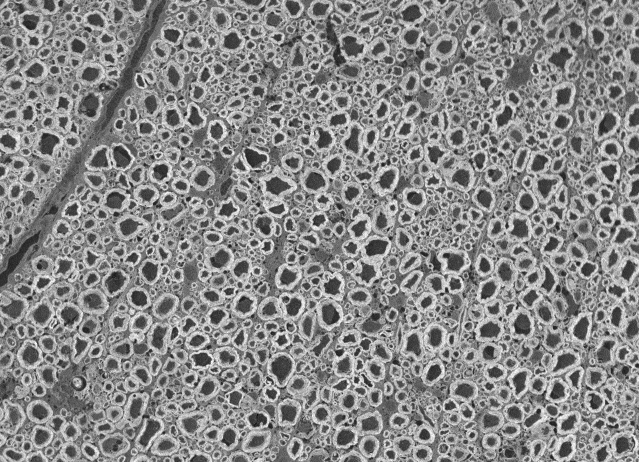
#> input picture data/reference/axondeepseg_sem/sub-rat1_sample-data1.png, 1278 x 924 px (shown at 1/2 size)
$ python -i mask_extract.py   (imports and definitions only)
#> lines starting #> are read from the running program, lines starting #| are printed output that depends on the picture; after the words box and inside, x2 and y2 are one past the last pixel; in counts of white or black regions, pixels touching at a corner belong together
"""Extract the hand-drawn annotations from the user micrographs into clean,
filled label masks. Two annotation schemes are supported and auto-detected:

**red-boundary scheme** (samples 1-2)::

    purple  -> axon boundary   (interior = the axon area)
    red     -> myelin outer boundary (interior = the whole fibre area)
    orange  -> non-myelin pockets to omit; the closed loops are FILLED into
               `omit_labels` (Phase 3) and subtracted from the myelin area

Fibres are the marker-controlled watershed of the axons with the red line burned
in as a ridge.

**per-neuron-fill scheme** (sample 3, no red)::

    purple loop        -> axon boundary (inner)
    translucent fill   -> that neuron's myelin; the fill's OUTER edge is the
                          myelin outer boundary. Each neuron gets a distinct hue.

Here the myelin comes straight from the colour the user painted, so no red outer
line is needed. The pen loops are ~fully saturated while the fills are
translucent (S ~ 90-110), so a saturation cut separates the axon loops from the
fills. See docs/reference/gt_from_masks.md for the full procedure.

The handwritten region numbers are drawn in the *same* purple ink as the axon
loops, so we never count purple pixels directly -- we fill closed purple loops
and drop anything too small to be an axon (which removes the digit glyphs).

This module is deterministic: same input image -> same masks, every run.
"""
from dataclasses import dataclass, field

import cv2
import numpy as np
from scipy import ndimage as ndi

# --- colour gates (HSV, OpenCV ranges: H 0-179, S/V 0-255) -------------------
# Tuned from the hue histogram of the annotated crops:
#   purple ink ~ H 140-150, red ~ H 0-10, orange ~ H 10-22.
PURPLE_HUE = (125, 160)
RED_HUE_LO = (0, 9)       # red wraps around 0; low side
RED_HUE_HI = (170, 180)   # ...and high side
ORANGE_HUE = (9, 26)
MIN_SAT = 60              # ink is saturated; grayscale EM is not
MIN_VAL = 60

# per-neuron-fill scheme: the pen lines are ~fully saturated, the translucent
# colour fills sit lower (S ~ 90-110), so these cuts split the two.
PURPLE_LINE_MIN_SAT = 150   # isolate the axon pen loop from any bluish fill
RED_LINE_MIN_SAT = 150      # a real red outer-boundary line (fills stay below)
FILL_SAT = (45, 165)        # translucent per-neuron myelin fill
FILL_HUE_TOL = 12           # circular hue window when growing one neuron's fill

# a region must be at least this fraction of the image to count as an axon/fibre
# (drops handwritten digits and stray ink specks)
MIN_REGION_FRAC = 0.004

# the orange 'omit' pockets are smaller than axons, so they get a lower size floor;
# it still comfortably clears the handwritten #N glyphs (open strokes, tiny filled area)
OMIT_MIN_REGION_FRAC = 0.001
# the omit loops are drawn with a hard, ~fully-saturated pen (S ~ 240-255 on the
# samples); require a saturation strictly ABOVE the translucent-fill band
# (FILL_SAT max = 165) so a per-neuron colour fill can never form an omit pocket.
OMIT_MIN_SAT = 170


@dataclass
class Extraction:
    stem: str
    shape: tuple
    axon_labels: np.ndarray          # int32, 0 = bg, 1..N per axon
    fiber_labels: np.ndarray         # int32, 0 = bg, 1..M per fibre
    myelin_mask: np.ndarray          # uint8, fibre minus axon (0/255)
    orange_mask: np.ndarray          # uint8, raw omit ink (0/255)
    omit_labels: np.ndarray          # int32, 0 = bg, 1..K per FILLED omit pocket
    axons: list = field(default_factory=list)   # dicts: id, area_px, cx, cy
    fibers: list = field(default_factory=list)
    omits: list = field(default_factory=list)   # dicts: id, area_px, cx, cy


def _ink_mask(hsv, hue_range):
    lo = np.array([hue_range[0], MIN_SAT, MIN_VAL])
    hi = np.array([hue_range[1], 255, 255])
    return cv2.inRange(hsv, lo, hi)


def _color_masks(bgr):
    """Return (purple, red, orange) binary ink masks."""
    hsv = cv2.cvtColor(bgr, cv2.COLOR_BGR2HSV)
    purple = _ink_mask(hsv, PURPLE_HUE)
    red = _ink_mask(hsv, RED_HUE_LO) | _ink_mask(hsv, RED_HUE_HI)
    orange = _ink_mask(hsv, ORANGE_HUE)
    return purple, red, orange


def _red_line_mask(hsv):
    """The saturated red *outer-boundary line* (not the translucent coral fill)."""
    H, S = hsv[..., 0], hsv[..., 1]
    hue = ((H <= RED_HUE_LO[1]) | (H >= RED_HUE_HI[0]))
    return (hue & (S >= RED_LINE_MIN_SAT)).astype(np.uint8) * 255


def _purple_line_mask(hsv):
    """The saturated purple axon pen loop, excluding translucent bluish fills."""
    H, S, V = hsv[..., 0], hsv[..., 1], hsv[..., 2]
    return ((H >= PURPLE_HUE[0]) & (H <= PURPLE_HUE[1]) &
            (S >= PURPLE_LINE_MIN_SAT) & (V >= MIN_VAL)).astype(np.uint8) * 255


def _fill_closed_loops(ink, min_area, close_k=9):
    """Fill closed hand-drawn loops in `ink`, dropping shapes below min_area.

    Robust to small pen gaps (morphological close) and ignores open strokes
    such as digit glyphs, whose filled interior is tiny.
    """
    k = cv2.getStructuringElement(cv2.MORPH_ELLIPSE, (close_k, close_k))
    sealed = cv2.morphologyEx(ink, cv2.MORPH_CLOSE, k)
    cnts, _ = cv2.findContours(sealed, cv2.RETR_EXTERNAL, cv2.CHAIN_APPROX_SIMPLE)
    filled = np.zeros(ink.shape, np.uint8)
    for c in cnts:
        if cv2.contourArea(c) >= min_area:
            cv2.drawContours(filled, [c], -1, 255, cv2.FILLED)
    return filled


# [51 lines left out: function _fibers_by_watershed, not called in this run]


def _relabel_reading_order(labels, regions):
    """Renumber regions top-to-bottom, left-to-right for stable, human IDs."""
    order = sorted(regions, key=lambda r: (round(r["cy"] / 40), r["cx"]))
    remap = {r["id"]: i + 1 for i, r in enumerate(order)}
    out = np.zeros_like(labels)
    for old, new in remap.items():
        out[labels == old] = new
    for r in regions:
        r["id"] = remap[r["id"]]
    regions.sort(key=lambda r: r["id"])
    return out, regions


def _axons_from_loops(loop_ink, min_area, shape):
    """Fill closed purple loops -> axon label image + reading-order region list."""
    h, w = shape
    axon_fill = _fill_closed_loops(loop_ink, min_area)
    an, alab, astats, acent = cv2.connectedComponentsWithStats(axon_fill, 8)
    axon_labels = np.zeros((h, w), np.int32)
    axons = []
    aid = 0
    for i in range(1, an):
        if astats[i, cv2.CC_STAT_AREA] < min_area:
            continue
        aid += 1
        axon_labels[alab == i] = aid
        axons.append({"id": aid, "area_px": int(astats[i, cv2.CC_STAT_AREA]),
                      "cx": float(acent[i][0]), "cy": float(acent[i][1])})
    return _relabel_reading_order(axon_labels, axons)


def _myelin_by_fill(hsv, axon_labels, axons):
    """Per-neuron myelin from the translucent colour fills.

    Each axon's fill is identified by the dominant hue seen in a ring just
    outside its loop, then grown to the connected fill of that hue touching the
    ring. Distinct hues keep neighbouring fills from bleeding into one another,
    so there is no need for a red line to split shared walls.
    """
    h, w = axon_labels.shape
    H, S = hsv[..., 0].astype(int), hsv[..., 1]
    purple = _purple_line_mask(hsv) > 0
    red_line = _red_line_mask(hsv) > 0
    fill = ((S >= FILL_SAT[0]) & (S < FILL_SAT[1]) & ~purple & ~red_line &
            (axon_labels == 0))
    fill = cv2.morphologyEx(fill.astype(np.uint8) * 255, cv2.MORPH_OPEN,
                            np.ones((3, 3), np.uint8)) > 0

    myelin_labels = np.zeros((h, w), np.int32)
    ring_k = cv2.getStructuringElement(cv2.MORPH_ELLIPSE, (31, 31))
    for a in axons:
        ai = (axon_labels == a["id"]).astype(np.uint8)
        dil = cv2.dilate(ai, ring_k) > 0
        ring = dil & fill
        if ring.sum() < 50:
            continue
        hue = int(np.median(H[ring]))
        d = np.abs(H - hue)
        d = np.minimum(d, 180 - d)
        colmask = fill & (d <= FILL_HUE_TOL)
        lab, _ = ndi.label(colmask)
        touch = set(np.unique(lab[dil])) - {0}
        band = np.isin(lab, list(touch))
        myelin_labels[band & (myelin_labels == 0)] = a["id"]
    return myelin_labels


def _omit_from_loops(hsv, shape):
    """Fill the closed orange 'omit' loops into FILLED pocket labels.

    The tracer draws each non-myelin pocket as a closed orange loop with a small
    handwritten #N inside. We fill the loops (so the pocket interior is the region)
    and drop anything below OMIT_MIN_REGION_FRAC, which discards the digit glyphs
    (open strokes with a tiny filled interior). A saturated-orange gate keeps a
    translucent per-neuron colour fill from ever being read as an omit loop.
    """
    h, w = shape
    H, S, V = hsv[..., 0], hsv[..., 1], hsv[..., 2]
    ink = ((H >= ORANGE_HUE[0]) & (H <= ORANGE_HUE[1]) &
           (S >= OMIT_MIN_SAT) & (V >= MIN_VAL)).astype(np.uint8) * 255
    min_area = OMIT_MIN_REGION_FRAC * h * w
    filled = _fill_closed_loops(ink, min_area)
    n, lab, stats, cent = cv2.connectedComponentsWithStats(filled, 8)
    labels = np.zeros((h, w), np.int32)
    omits = []
    oid = 0
    for i in range(1, n):
        if stats[i, cv2.CC_STAT_AREA] < min_area:
            continue
        oid += 1
        labels[lab == i] = oid
        omits.append({"id": oid, "area_px": int(stats[i, cv2.CC_STAT_AREA]),
                      "cx": float(cent[i][0]), "cy": float(cent[i][1])})
    return labels, omits


def _fibers_from_fill(axon_labels, myelin_labels, axons, close_k=15):
    """Fibre = axon + its myelin fill, closed and hole-filled per neuron."""
    h, w = axon_labels.shape
    k = cv2.getStructuringElement(cv2.MORPH_ELLIPSE, (close_k, close_k))
    fiber_labels = np.zeros((h, w), np.int32)
    fibers = []
    for a in axons:
        reg = (axon_labels == a["id"]) | (myelin_labels == a["id"])
        reg = cv2.morphologyEx(reg.astype(np.uint8) * 255, cv2.MORPH_CLOSE, k) > 0
        reg = ndi.binary_fill_holes(reg)
        fiber_labels[reg] = a["id"]
        ys, xs = np.nonzero(reg)
        fibers.append({"id": a["id"], "area_px": int(reg.sum()),
                       "cx": float(xs.mean()), "cy": float(ys.mean())})
    return fiber_labels, fibers


def extract(bgr, stem=""):
    """Run the full extraction on one annotated BGR image.

    Auto-detects the scheme: a saturated red outer-boundary line -> red-watershed
    fibres; no red line -> per-neuron colour fills define the myelin.
    """
    h, w = bgr.shape[:2]
    min_area = MIN_REGION_FRAC * h * w
    hsv = cv2.cvtColor(bgr, cv2.COLOR_BGR2HSV)
    purple, red, orange = _color_masks(bgr)

    if int((_red_line_mask(hsv) > 0).sum()) >= min_area:
        # red-boundary scheme (samples 1-2)
        axon_labels, axons = _axons_from_loops(purple, min_area, (h, w))
        fiber_labels, fibers = _fibers_by_watershed(bgr, red, axon_labels, axons)
    else:
        # per-neuron-fill scheme (sample 3): purple loop = axon, fill = myelin
        axon_labels, axons = _axons_from_loops(_purple_line_mask(hsv), min_area, (h, w))
        myelin_labels = _myelin_by_fill(hsv, axon_labels, axons)
        fiber_labels, fibers = _fibers_from_fill(axon_labels, myelin_labels, axons)

    myelin = np.where((fiber_labels > 0) & (axon_labels == 0), 255, 0).astype(np.uint8)
    # Phase 3: the filled orange 'omit' pockets (non-myelin inside the myelin layer).
    omit_labels, omits = _omit_from_loops(hsv, (h, w))

    return Extraction(stem=stem, shape=(h, w),
                      axon_labels=axon_labels, fiber_labels=fiber_labels,
                      myelin_mask=myelin, orange_mask=orange, omit_labels=omit_labels,
                      axons=axons, fibers=fibers, omits=omits)


# --- visualisation -----------------------------------------------------------
_PALETTE = [(66, 135, 245), (245, 197, 66), (66, 245, 132), (245, 66, 197),
            (66, 245, 245), (155, 66, 245), (245, 111, 66), (111, 245, 66)]


# [35 lines left out: function render_overlay, not called in this run]

>>> import cv2
>>> picture = cv2.imread('../data/reference/axondeepseg_sem/sub-rat1_sample-data1.png')
#> picture is the input picture: shape (924, 1278, 3); min 0, max 255, mean 136.6
>>> result = extract(picture)
#> in extract, `hsv = cv2.cvtColor(bgr, cv2.COLOR_BGR2HSV)`: hsv: shape (924, 1278, 3); mean H, S, V 0, 0, 136.6
#> in _ink_mask, `return cv2.inRange(hsv, lo, hi)`: returned value: shape (924, 1278); every value is 0
#> in _red_line_mask, `hue = ((H <= RED_HUE_LO[1]) | (H >= RED_HUE_HI[0]))`: hue: shape (924, 1278) bool; every value is 1
#> in _axons_from_loops, `h, w = shape`: h = 924; w = 1278
#> in _fill_closed_loops, `cnts, _ = cv2.findContours(sealed, cv2.RETR_EXTERNAL, cv2.CHAIN_APPROX..`: cnts = []
#> in _axons_from_loops, `an, alab, astats, acent = cv2.connectedComponentsWithStats(axon_fill, 8)`: alab: shape (924, 1278) int32; every value is 0
#> in _axons_from_loops, `an, alab, astats, acent = cv2.connectedComponentsWithStats(axon_fill, 8)`: an = 1; astats = [[0, 0, 1278, 924, 1180872]]; acent = [[638.5, 461.5]]
#> after the loop in _axons_from_loops, `for i in range(1, an):`: aid = 0; axons = []
#> in _relabel_reading_order, `remap = {r["id"]: i + 1 for i, r in enumerate(order)}`: remap = 0 items
#> in extract, `axon_labels, axons = _axons_from_loops(_purple_line_mask(hsv), min_are..`: axons = []
#> in _myelin_by_fill, `H, S = hsv[..., 0].astype(int), hsv[..., 1]`: H: shape (924, 1278) int64; every value is 0
#> in _myelin_by_fill, `ring_k = cv2.getStructuringElement(cv2.MORPH_ELLIPSE, (31, 31))`:
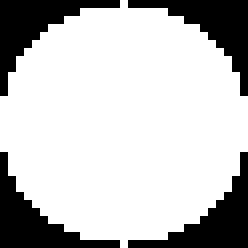
#> ring_k: shape (31, 31) (shown 8 times larger); values 0 (black) and 1 (white), 75.9% white; 4 black regions, box (x1, y1, x2, y2) and area: (0, 0, 15, 12) 58, (16, 0, 31, 12) 58, (0, 19, 15, 31) 58, (16, 19, 31, 31) 58
#> in _omit_from_loops, `n, lab, stats, cent = cv2.connectedComponentsWithStats(filled, 8)`: n = 1; stats = [[0, 0, 1278, 924, 1180872]]; cent = [[638.5, 461.5]]
#> after the loop in _omit_from_loops, `for i in range(1, n):`: oid = 0; omits = []
